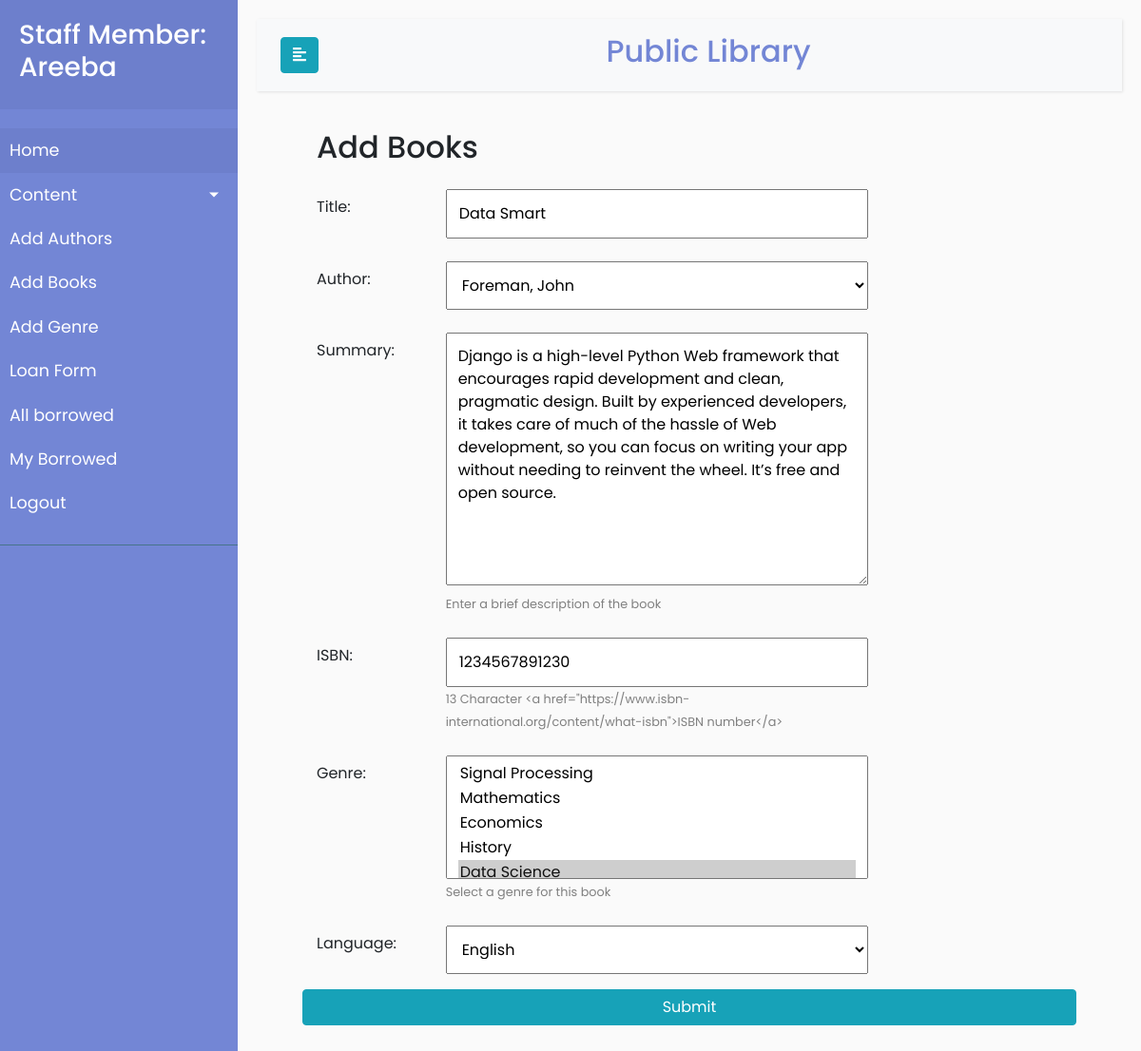
/catalog/book/10/update/ (signed in), run on the app's committed database.
### catalog/models.py (models this page shows, shortened)
class Book(models.Model):
    title = models.CharField(max_length=200)
    author = models.ForeignKey(Author, on_delete=models.SET_NULL, null=True)
    summary = models.TextField(max_length=1000, help_text='Enter a brief description of the book')
    isbn = models.CharField('ISBN', max_length=13, help_text='13 Character <a href="https://www.isbn-international.org/content/what-isbn">ISBN number</a>')
    genre = models.ManyToManyField(Genre, help_text='Select a genre for this book')
    language=models.ForeignKey(Language, on_delete=models.SET_NULL,null=True)

### catalog/views.py (the view)
# urls.py: path('book/<int:pk>/update/', BookUpdate.as_view(), name='book_update'),
class BookUpdate(PermissionRequiredMixin,UpdateView):
    model = Book
    fields = '__all__'
    permission_required = 'catalog.can_mark_returned'
    success_url = '/catalog/books/'

### catalog/models.py (called while the page is built)
    def __str__(self):
        return f'{self.last_name}, {self.first_name}'

    def __str__(self):
        return self.name

 	def __str__(self):
 		return self.name

### catalog/templates/catalog/book_form.html (shortened to what this page needs)
{% extends "catalog/base_generic.html" %}
{% block content %}
<div class="col-sm-7 mx-5">
    <h2>Add Books</h2>
</div>
<form method="post">
  	{% for field in form %}
    <div class="form-group row mx-5 mt-4">
      <div class="col-sm-2 col-form-label">{{ field.label_tag }}</div>
        <div class="col-sm-7">
          {{field}} <br>
          {% if field.help_text %}
            <small style="color: grey">{{ field.help_text }}</small>
          {% endif %}
        </div>
    </div>
  {% endfor %}
<div class="form-group row mx-5">
    <button type="submit" class="btn btn-info btn-block">Submit</button>
</div>
</form>
{% endblock %}

### catalog/templates/catalog/base_generic.html (shortened to what this page needs)
<!DOCTYPE html>
<html>
<head>
    <link rel="stylesheet" href="https://stackpath.bootstrapcdn.com/bootstrap/4.1.0/css/bootstrap.min.css">
   {% load static %}
    <link rel="stylesheet" href="{% static 'catalog/CSS/base.css' %}">
    <link rel="stylesheet" href="https://cdnjs.cloudflare.com/ajax/libs/malihu-custom-scrollbar-plugin/3.1.5/jquery.mCustomScrollbar.min.css">
</head>
<body>
  <div class="wrapper">
    {% block sidebar %}
    <nav id="sidebar">
        <div class="sidebar-header">
            {% if user.is_authenticated and perms.catalog.can_mark_returned %}
                <h3>Staff Member: {{user.get_username}}
            {% elif user.is_authenticated %}
                <h3>User: {{user.get_username}}
            {% else %}
                <h3>Public Library</h3>
            {% endif %}
        </div>
        <ul class="list-unstyled components">
            <li class="active">
                <a href="{% url 'catalog:index' %}">Home</a>
            </li>
            <li>
                <a href="#pageSubmenu" data-toggle="collapse" aria-expanded="false" class="dropdown-toggle">Content</a>
            </li>
            {% if perms.catalog.add_author and perms.catalog.add_book %}
                <li><a href="{% url 'catalog:author_create' %}">Add Authors</a></li>
                <li><a href="{% url 'catalog:book_create' %}">Add Books</a></li>
                <li><a href="{% url 'catalog:genre_create' %}">Add Genre</a></li>
                <li><a href="{% url 'catalog:book_instance_create' %}">Loan Form</a></li>
            {% endif %}
            {% if perms.catalog.can_mark_returned%}
                <li><a href="{% url 'catalog:all-borrowed' %}">All borrowed</a></li>
            {% endif %}
            {% if user.is_authenticated %}
                <li><a href="{% url 'catalog:my-borrowed' %}">My Borrowed</a></li>
                <li><a href="{% url 'logout'%}?next={{request.path}}">Logout</a></li>
            {% else %}
                <li><a href="{% url 'login'%}?next={{request.path}}">Login</a></li>
            {% endif %}
    </nav>
    <div id="content">
        <nav class="navbar navbar-expand-lg navbar-light bg-light">
                <div class="container-fluid">
                    <button type="button" id="sidebarCollapse" class="btn btn-info">
                        <i class="fas fa-align-left"></i>
                    </button>
                    <div class="col text-center text-primary">
                        <h2 style="color:#7386D5">Public Library</h2>
                    </div>
                </div>
        </nav>
    {% endblock %}
    {% block content %}{% endblock %}
            <div class="col-sm-7 mx-5">
</div>
    </div>
    </div>
    {% load static %}
</body>
</html>

### catalog/static/catalog/CSS/base.css (style rules this page uses)
body { font-family: 'Poppins', sans-serif; background: #fafafa; }
a, a:hover, a:focus { color: inherit; text-decoration: none; transition: all 0.3s; }
.navbar { padding: 15px 10px; background: #fff; border: none; border-radius: 0; margin-bottom: 40px; box-shadow: 1px 1px 3px rgba(0, 0, 0, 0.1); }
.wrapper { display: flex; width: 100%; align-items: stretch; }
#sidebar { min-width: 250px; max-width: 250px; background: #7386D5; color: #fff; transition: all 0.3s; }
#sidebar .sidebar-header { padding: 20px; background: #6d7fcc; }
#sidebar ul.components { padding: 20px 0; border-bottom: 1px solid #47748b; }
#sidebar ul li a { padding: 10px; font-size: 1.1em; display: block; }
#sidebar ul li.active>a, a[aria-expanded="true"] { color: #fff; background: #6d7fcc; }
a[data-toggle="collapse"] { position: relative; }
.dropdown-toggle::after { display: block; position: absolute; top: 50%; right: 20px; transform: translateY(-50%); }
#content { width: 100%; padding: 20px; min-height: 100vh; transition: all 0.3s; }

### catalog/templates/catalog/book_form.html (style rules this page uses)
input { width:100%; padding: 12px; }
#id_author , #id_summary , #id_language , #id_genre { width: 100%; padding: 12px; }

### data on the page
Book: form "Data Smart" "Foreman, John" "Django is a high-level Python Web framework that encourages rapid development and clean, pragmatic design. Built by experienced developers, it takes care of much of the hassle of Web development, so you can focus on writing your app without needing to reinvent the wheel. It’s free and open source." "1234567891230" "English"

### other printed values
{{ user.get_username }} "Areeba"
{{ field.label_tag }} "Title:" "Author:" "Summary:" "ISBN:" "Genre:" "Language:"
{{ field.help_text }} "Enter a brief description of the book" "13 Character <a href=\"https://www.isbn-international.org/content/what-isbn\">ISBN number</a>" "Select a genre for this book"
